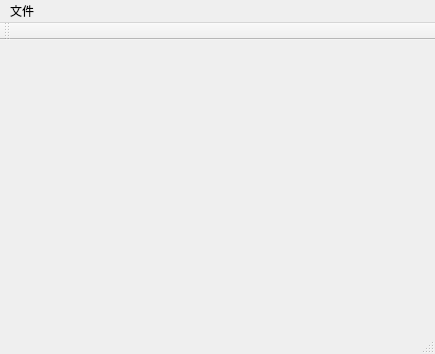
<?xml version="1.0" encoding="UTF-8"?>
<ui version="4.0">
 <class>MainWindow</class>
 <widget class="QMainWindow" name="MainWindow">
  <property name="geometry">
   <rect>
    <x>0</x>
    <y>0</y>
    <width>435</width>
    <height>354</height>
   </rect>
  </property>
  <property name="windowTitle">
   <string>MainWindow</string>
  </property>
  <widget class="QWidget" name="centralWidget"/>
  <widget class="QMenuBar" name="menuBar">
   <property name="geometry">
    <rect>
     <x>0</x>
     <y>0</y>
     <width>435</width>
     <height>26</height>
    </rect>
   </property>
   <widget class="QMenu" name="menu">
    <property name="title">
     <string>文件</string>
    </property>
    <addaction name="action_load"/>
    <addaction name="action_save"/>
   </widget>
   <addaction name="menu"/>
  </widget>
  <widget class="QToolBar" name="mainToolBar">
   <attribute name="toolBarArea">
    <enum>TopToolBarArea</enum>
   </attribute>
   <attribute name="toolBarBreak">
    <bool>false</bool>
   </attribute>
  </widget>
  <widget class="QStatusBar" name="statusBar"/>
  <action name="action_load">
   <property name="text">
    <string>
加载</string>
   </property>
  </action>
  <action name="action_save">
   <property name="text">
    <string>另存为</string>
   </property>
  </action>
 </widget>
 <layoutdefault spacing="6" margin="11"/>
 <resources/>
 <connections/>
</ui>
